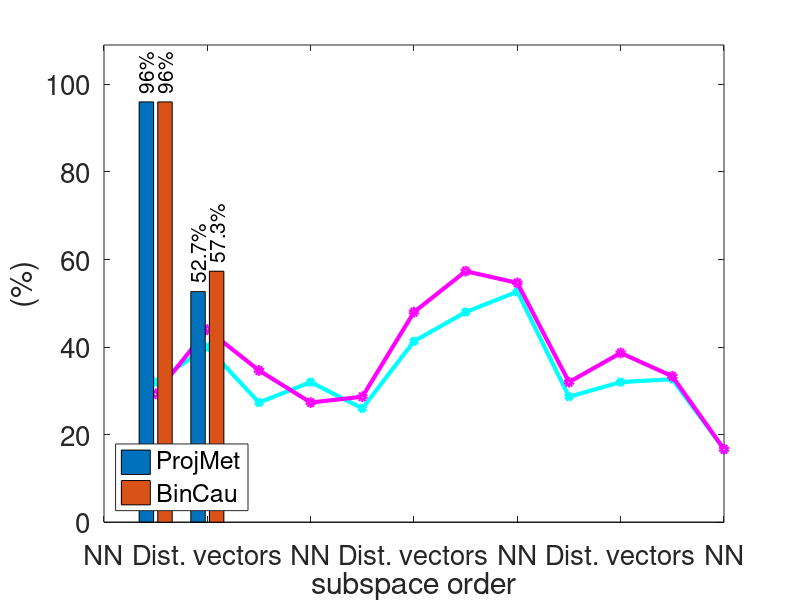
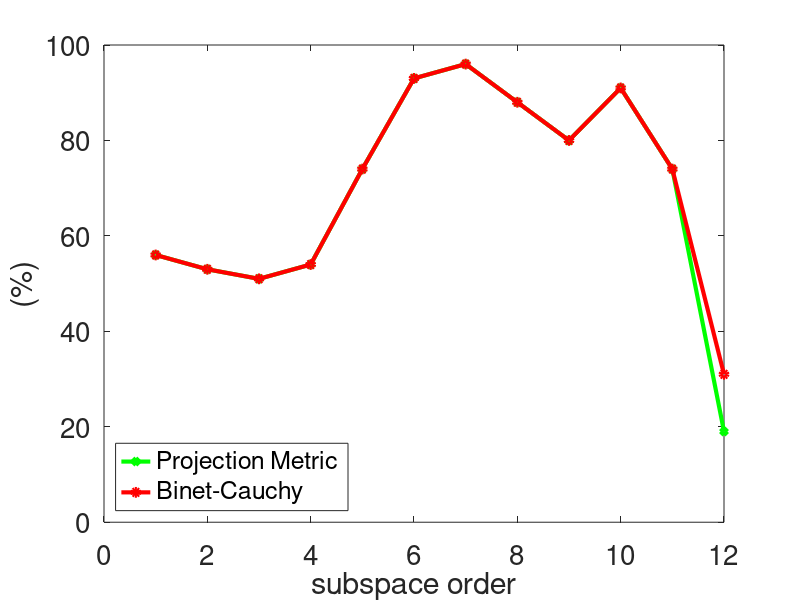

These figures' MATLAB source, in order:
clear all
clc
close all
%**********Using 12 features (Without x and %y)*****************


%% One Grassmann Point per video. NN
p=1:12;

PM = [56.0000   53.0000   51.0000   54.0000   74.0000   93.0000   96.0000   88.0000   80.0000   91.0000   74.0000   19.0000];
BC = [56.0000   53.0000   51.0000   54.0000   74.0000   93.0000   96.0000   88.0000   80.0000   91.0000   74.0000   31.0000];



plot(p,PM, '-gd', 'LineWidth',3,'MarkerSize',5);
hold on
plot(p,BC, '-ro', 'LineWidth',3,'MarkerSize',5);
legend('Projection Metric','Binet-Cauchy','Location', 'southwest');
%title('Grassmann Manifolds','FontSize',30)
ylabel('(%)','FontSize',20)
xlabel('subspace order','FontSize',20)
set(gca,'FontSize',20); 

%Home
%print('/media/johanna/HD1T/latex-svn/study-paper-report/v3/images/Grass_varying_p_NN_dim12_no_xy', '-dpng','-r300');

%% One Grassmann Point per video. SVM (using distances)
 figure
 PM_svm = [ 32.0000   40.0000   27.3333   32.0000   26.0000   41.3333   48.0000   52.6667   28.6667   32.0000   32.6667   16.6667];
 BC_svm = [29.3333   44.0000   34.6667   27.3333   28.6667   48.0000   57.3333   54.6667   32.0000   38.6667   33.3333   16.6667];
 
m_pm = max(PM_svm);
m_bc = max(BC_svm);


 plot(p,PM_svm, '-cd', 'LineWidth',3,'MarkerSize',5);
 hold on
 plot(p,BC_svm, '-mo', 'LineWidth',3,'MarkerSize',5);
 legend('Projection Metric','Binet-Cauchy','Location', 'southwest');
 ylabel('(%)','FontSize',20)
 xlabel('subspace order','FontSize',20)
 set(gca,'FontSize',20); 

%Home
%print('/media/johanna/HD1T/latex-svn/study-paper-report/v3/images/Grass_varying_p_SVM_dim12_no_xy', '-dpng','-r300');

%Nicta
%print('/home/johanna/latex-svn/study-paper-reports/v5/images/Grass_varying_p_SVM_dim12_no_xy', '-dpng','-r300');
 

%% Best performances
close all
all = [max(PM) max(BC); m_pm m_bc]; 

Xlabel = {'NN';'Dist. vectors'};

h =  bar(all);
colormap('summer');
ybuff=2;
for i=1:length(h)
    XDATA=get(get(h(i),'Children'),'XData');
    YDATA=get(get(h(i),'Children'),'YData');
    for j=1:size(XDATA,2)
        x=XDATA(1,j)+(XDATA(3,j)-XDATA(1,j))/2;
        y=YDATA(2,j)+ybuff;
        t=[num2str(YDATA(2,j),3) ,'%'];
        text(x,y,t,'Color','k','HorizontalAlignment','left','Rotation',90,'FontSize',15 )
    end
end

ylim([0 109])
set(gca,'XTickLabel',Xlabel,'FontSize',20);

l{1}='ProjMet'; l{2}='BinCau';
legend(h,l);



%Home
%print('/media/johanna/HD1T/latex-svn/study-paper-report/v3/images/Grass_best_p_both_dim12_no_xy','-dpng','-r300');

%Nicta
print('/home/johanna/latex-svn/study-paper-reports/v5/images/Grass_best_p_both_dim12_no_xy', '-dpng','-r300');
% 

